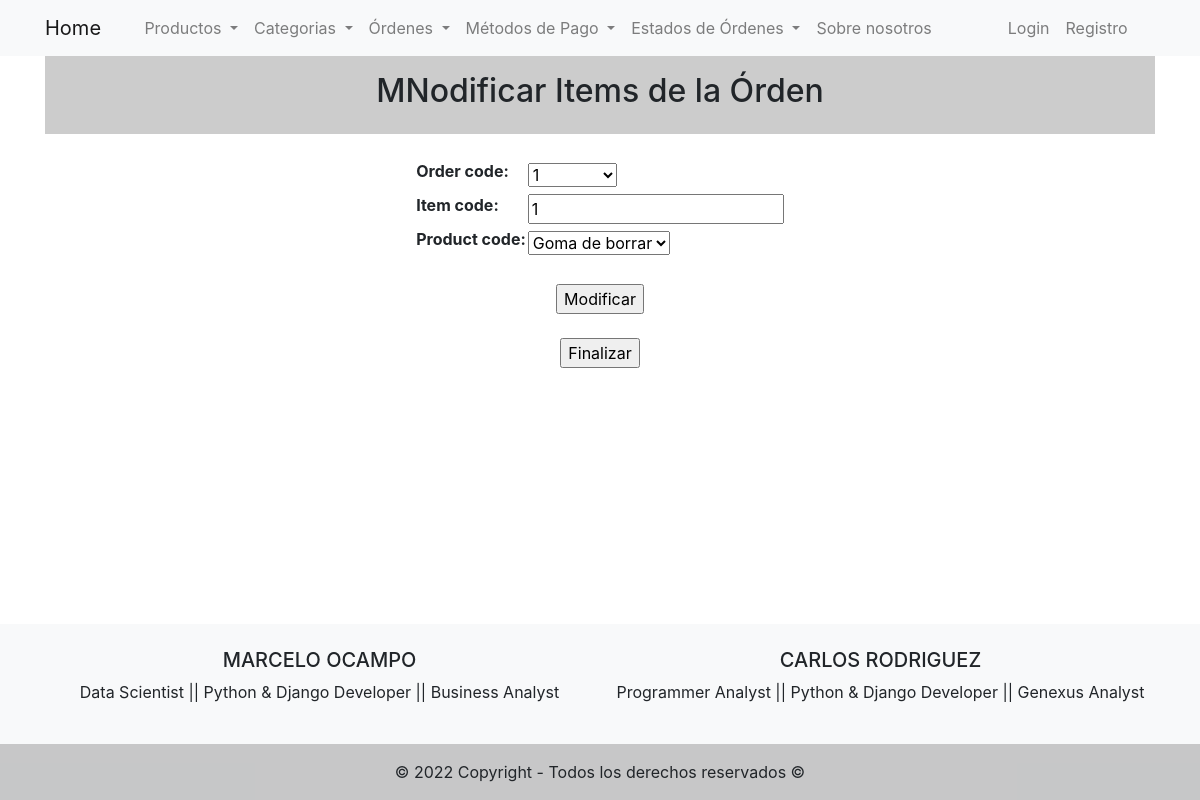
Page /orders/update-order-items/1/ on the committed database.
### orders/models.py (models this page shows, shortened)
class Orders(models.Model):
    order_code = models.IntegerField(unique=True)
    order_price = models.FloatField()
    creation_time = models.DateTimeField(auto_now_add=True)
    payment_method_short = models.ForeignKey(PaymentMethod, on_delete= models.CASCADE)
    status = models.ForeignKey(OrderStatus, on_delete= models.CASCADE)
    client_name = models.CharField(max_length=100, blank= True)
    def __str__(self):
        return str(self.order_code)

class OrderItems(models.Model):
    order_code = models.ForeignKey(Orders, on_delete= models.CASCADE)
    item_code = models.IntegerField()
    product_code = models.ForeignKey(Products, on_delete= models.CASCADE)

### orders/views.py (the view)
# urls.py: path('update-order-items/<int:pk>/', OrderItemsUpdateView.as_view() , name='update_order_items'),
class OrderItemsUpdateView(UpdateView):
    model = OrderItems
    template_name = 'orders/update_order_items.html'
    fields = '__all__'
    success_url = '/orders/list-order-items/pk/'

### products/models.py (called while the page is built)
    def __str__(self):
        return self.product_name

### templates/orders/update_order_items.html (shortened to what this page needs)
{% extends 'base.html' %}
{% block content %}
  <div class="text-center p-3" style="background-color: rgba(0, 0, 0, 0.2);">
    <h2>MNodificar Items de la Órden</h2>
  </div>
  <br>
  {% if form %}
    <center>
    <form action="" method="POST">
        <table>
            {{form.as_table}}
        </table>
        <br>
        <input type="submit" value="Modificar">
    </form>
    <form action="/orders/list-orders/" method="GET">
      <br>
      <input type="submit" value="Finalizar">
    </form>
    </center>
  {% endif %}
{% endblock %}

### templates/base.html (style rules this page uses)
html { width: 100%; height: 100%; margin: 0; }

### rows in the picture
Orders: order_code "1"
OrderItems: item_code "1", product_code "Goma de borrar"
